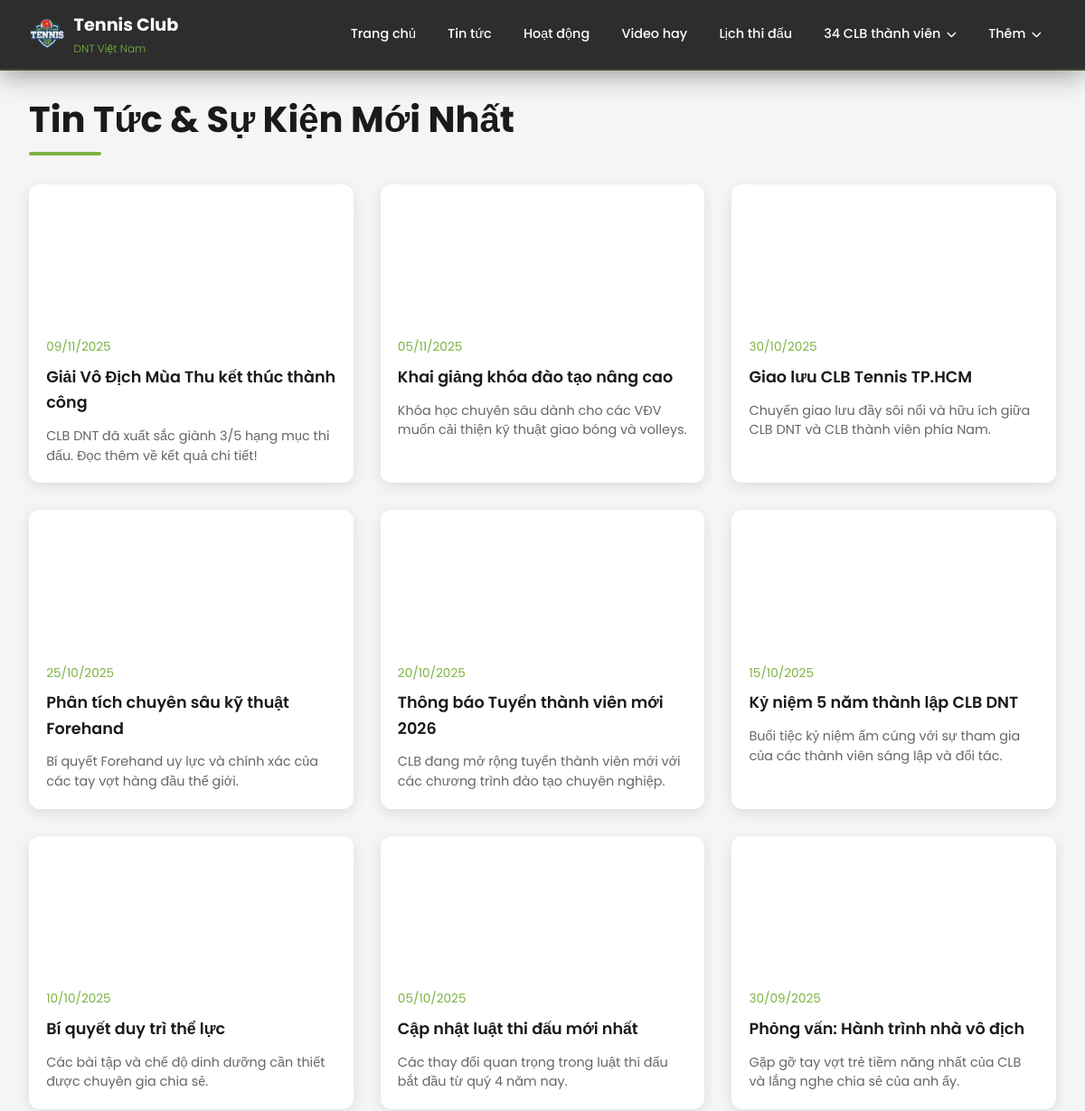
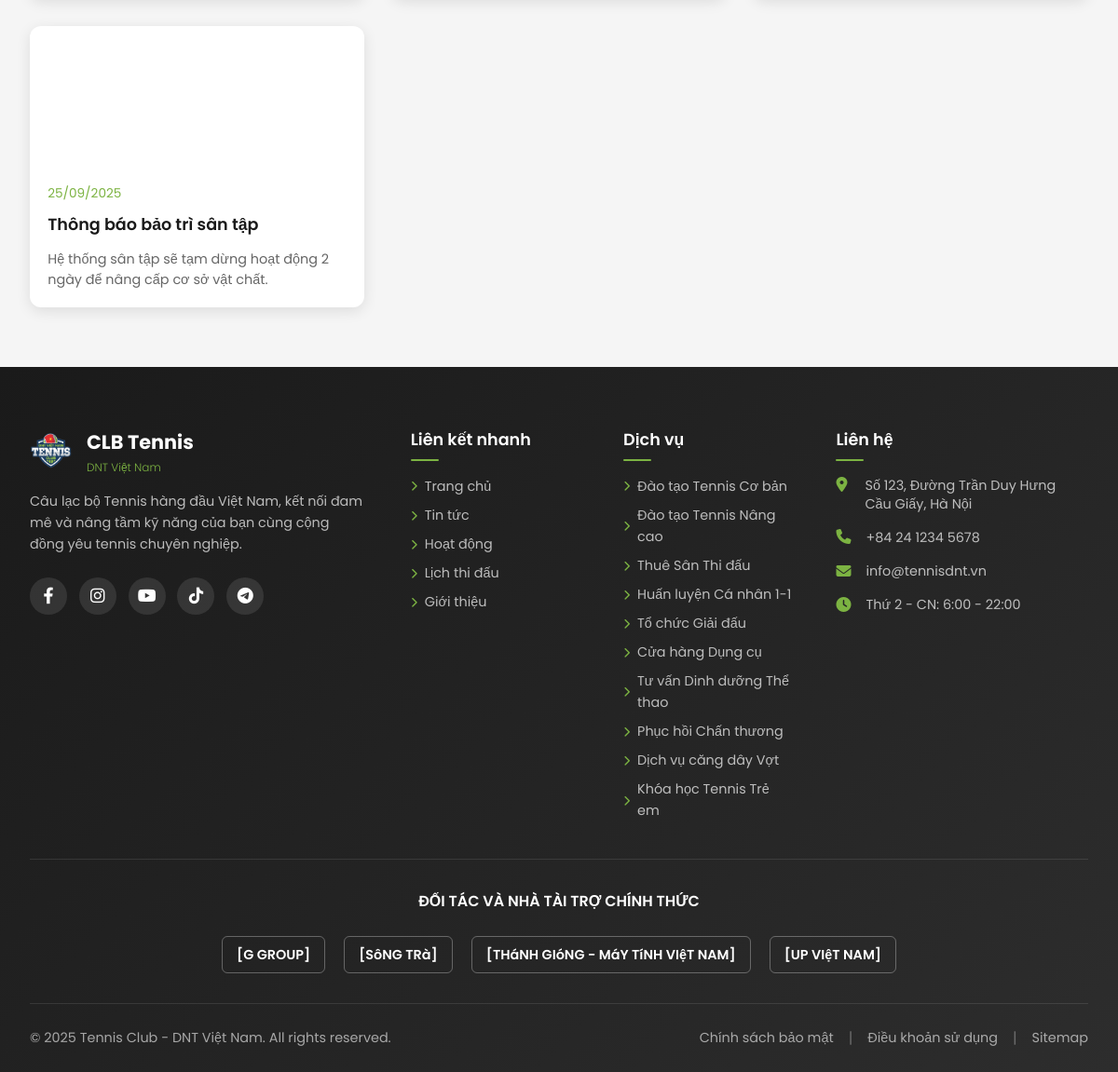
The app's page /tin-tuc.php with its own data (2 pictures, top to bottom).
### tables this page shows
CREATE TABLE IF NOT EXISTS `news` (
  `id` int NOT NULL AUTO_INCREMENT,
  `title` varchar(255) NOT NULL COMMENT 'Tiêu đề bài viết',
  `slug` varchar(255) NOT NULL COMMENT 'URL thân thiện',
  `image_url` varchar(255) DEFAULT NULL COMMENT 'Hình ảnh đại diện',
  `excerpt` text COMMENT 'Tóm tắt bài viết',
  `content` longtext NOT NULL COMMENT 'Nội dung chi tiết',
  `post_date` datetime NOT NULL COMMENT 'Ngày và Giờ đăng bài',
  `is_featured` tinyint(1) DEFAULT '0' COMMENT 'Có phải tin nổi bật không',
  PRIMARY KEY (`id`),
  UNIQUE KEY `slug` (`slug`)
);

CREATE TABLE IF NOT EXISTS `services` (
  `id` int NOT NULL AUTO_INCREMENT,
  `name` varchar(150) NOT NULL COMMENT 'Tên dịch vụ',
  `link` varchar(255) NOT NULL COMMENT 'Đường dẫn liên kết',
  `icon` varchar(50) DEFAULT NULL COMMENT 'Font Awesome icon class',
  PRIMARY KEY (`id`)
);

CREATE TABLE IF NOT EXISTS `sponsors` (
  `id` int NOT NULL AUTO_INCREMENT,
  `name` varchar(150) NOT NULL COMMENT 'Tên nhà tài trợ',
  `logo_url` varchar(255) DEFAULT NULL COMMENT 'Đường dẫn đến logo',
  `level` varchar(50) DEFAULT NULL COMMENT 'Cấp độ tài trợ (Kim Cương, Vàng, Bạc)',
  `website` varchar(255) DEFAULT NULL COMMENT 'Website của nhà tài trợ',
  `contact_email` varchar(100) DEFAULT NULL,
  PRIMARY KEY (`id`)
);

### tin-tuc.php (the view, shortened to what this page needs)
<?php
include 'header.php';
?>
    <main>
        <section class="news-page-section">
            <div class="container">
                <h1 class="section-title">Tin Tức & Sự Kiện Mới Nhất</h1>
                <div class="news-grid">
                    <?php
                    $sql_all_news = "SELECT post_date, title, excerpt, image_url, slug FROM news ORDER BY post_date DESC";
                    $result_all_news = $conn->query($sql_all_news);
                    if ($result_all_news->num_rows > 0) {
                        while($row = $result_all_news->fetch_assoc()) {
                            $formatted_date = date("d/m/Y", strtotime($row["post_date"]));
                            $detail_link = "chi-tiet-tin.php?slug=" . htmlspecialchars($row["slug"]);
                            echo '
                            <a href="' . $detail_link . '" class="news-card">
                                <div class="news-image" style="background-image: url(\'' . htmlspecialchars($row["image_url"]) . '\');"></div>
                                <div class="news-content">
                                    <div class="news-date">' . $formatted_date . '</div>
                                    <h3 class="news-title">' . htmlspecialchars($row["title"]) . '</h3>
                                    <p class="news-excerpt">' . htmlspecialchars($row["excerpt"]) . '</p>
                                </div>
                            </a>';
                        }
                    } else {
                        echo "<p style='text-align: center; width: 100%;'>Hiện tại không có bài viết tin tức nào.</p>";
                    }
                    ?>
                    </div>
            </div>
        </section>
    </main>
    <?php include 'footer.php'; ?>

### header.php (shortened to what this page needs)
<!DOCTYPE html>
<html lang="vi">
<head>
    <link rel="stylesheet" href="https://cdnjs.cloudflare.com/ajax/libs/font-awesome/6.4.0/css/all.min.css">
    <link rel="stylesheet" href="style.css">
</head>
<body>
    <header>
        <nav class="container">
            <div class="logo">
                <img src="img/logotn.png" alt="Logo DNT Việt Nam" class="site-logo">
                <div>
                    <div class="logo-text">Tennis Club</div>
                    <div class="logo-sub">DNT Việt Nam</div>
                </div>
            </div>
            <ul class="nav-menu" id="navMenu">
                <li><a href="index.php">Trang chủ</a></li>
                <li><a href="tin-tuc.php">Tin tức</a></li>
                <li><a href="hoat-dong.php">Hoạt động</a></li>
                <li><a href="video.php">Video hay</a></li>
                <li><a href="index.php#lich-thi-dau">Lịch thi đấu</a></li>
                <li class="dropdown">
                    <a href="#">34 CLB thành viên <i class="fas fa-chevron-down"></i></a>
                </li>
                <li class="dropdown">
                    <a href="#">Thêm <i class="fas fa-chevron-down"></i></a>
                </li>
            </ul>
        </nav>
    </header>

### footer.php (shortened to what this page needs)
    <footer>
        <div class="container">
            <div class="footer-main">
                <div class="footer-col about-col">
                    <div class="footer-logo">
                        <img src="img/logotn.png" alt="Logo DNT Việt Nam" class="site-logo footer-logo-img">
                        <div>
                            <div class="footer-logo-text">CLB Tennis</div>
                            <div class="footer-logo-sub">DNT Việt Nam</div>
                        </div>
                    </div>
                    <p class="footer-desc">Câu lạc bộ Tennis hàng đầu Việt Nam, kết nối đam mê và nâng tầm kỹ năng của bạn cùng cộng đồng yêu tennis chuyên nghiệp.</p>
                    <div class="social-icons">
                        <a href="#" class="social-icon facebook"><i class="fab fa-facebook-f"></i></a>
                        <a href="#" class="social-icon instagram"><i class="fab fa-instagram"></i></a>
                        <a href="#" class="social-icon youtube"><i class="fab fa-youtube"></i></a>
                        <a href="#" class="social-icon tiktok"><i class="fab fa-tiktok"></i></a>
                        <a href="#" class="social-icon telegram"><i class="fab fa-telegram-plane"></i></a>
                    </div>
                </div>
                <div class="footer-col">
                    <h3 class="footer-title">Liên kết nhanh</h3>
                    <ul class="footer-links">
                        <li><a href="index.php"><i class="fas fa-chevron-right"></i> Trang chủ</a></li>
                        <li><a href="tin-tuc.php"><i class="fas fa-chevron-right"></i> Tin tức</a></li>
                        <li><a href="hoat-dong.php"><i class="fas fa-chevron-right"></i> Hoạt động</a></li>
                        <li><a href="index.php#lich-thi-dau"><i class="fas fa-chevron-right"></i> Lịch thi đấu</a></li>
                        <li><a href="index.php#gioi-thieu"><i class="fas fa-chevron-right"></i> Giới thiệu</a></li>
                    </ul>
                </div>
                <div class="footer-col">
                    <h3 class="footer-title">Dịch vụ</h3>
                    <ul class="footer-links">
                        <?php
                        if (isset($conn)) {
                            $sql_services = "SELECT name, link FROM services ORDER BY id ASC";
                            $result_services = $conn->query($sql_services);
                            if ($result_services && $result_services->num_rows > 0) {
                                while($row = $result_services->fetch_assoc()) {
                                    $link = htmlspecialchars($row["link"]);
                                    $name = htmlspecialchars($row["name"]);
                                    echo '<li><a href="' . $link . '"><i class="fas fa-chevron-right"></i> ' . $name . '</a></li>';
                                }
                            } else {
                                echo '<li><a href="#"><i class="fas fa-chevron-right"></i> Đang cập nhật</a></li>';
                            }
                        }
                        ?>
                        </ul>
                </div>
                <div class="footer-col">
                    <h3 class="footer-title">Liên hệ</h3>
                    <ul class="footer-contact">
                        <li>
                            <i class="fas fa-map-marker-alt"></i>
                            <span>Số 123, Đường Trần Duy Hưng<br>Cầu Giấy, Hà Nội</span>
                        </li>
                        <li>
                            <i class="fas fa-phone"></i>
                            <span>+84 24 1234 5678</span>
                        </li>
                        <li>
                            <i class="fas fa-envelope"></i>
                            <span>info@tennisdnt.vn</span>
                        </li>
                        <li>
                            <i class="fas fa-clock"></i>
                            <span>Thứ 2 - CN: 6:00 - 22:00</span>
                        </li>
                    </ul>
                </div>
            </div>
            <div class="footer-partners">
                <h3 class="section-subtitle">ĐỐI TÁC VÀ NHÀ TÀI TRỢ CHÍNH THỨC</h3>
                <div class="partner-logos">
                    <?php
                    if (isset($conn)) {
                        $sql_sponsors = "SELECT name FROM sponsors ORDER BY level DESC, name ASC LIMIT 4";
                        $result_sponsors = $conn->query($sql_sponsors);
                        if ($result_sponsors && $result_sponsors->num_rows > 0) {
                            while($row = $result_sponsors->fetch_assoc()) {
                                echo '<span class="partner">[' . htmlspecialchars(strtoupper($row["name"])) . ']</span>';
                            }
                        } else {
                            echo '<span class="partner">[ĐANG CẬP NHẬT]</span>';
                        }
                    }
                    ?>
                    </div>
            </div>
            <div class="footer-bottom">
                <div class="footer-bottom-content">
                    <p>© 2025 Tennis Club - DNT Việt Nam. All rights reserved.</p>
                    <div class="footer-bottom-links">
                        <a href="#">Chính sách bảo mật</a>
                        <span>|</span>
                        <a href="#">Điều khoản sử dụng</a>
                        <span>|</span>
                        <a href="#">Sitemap</a>
                    </div>
                </div>
            </div>
        </div>
    </footer>
</body>
</html>

### records on screen
news: post_date "09/11/2025", title "Giải Vô Địch Mùa Thu kết thúc thành công", excerpt "CLB DNT đã xuất sắc giành 3/5 hạng mục thi đấu. Đọc thêm về kết quả chi tiết!"
news: post_date "05/11/2025", title "Khai giảng khóa đào tạo nâng cao", excerpt "Khóa học chuyên sâu dành cho các VĐV muốn cải thiện kỹ thuật giao bóng và volleys."
news: post_date "30/10/2025", title "Giao lưu CLB Tennis TP.HCM", excerpt "Chuyến giao lưu đầy sôi nổi và hữu ích giữa CLB DNT và CLB thành viên phía Nam."
news: post_date "25/10/2025", title "Phân tích chuyên sâu kỹ thuật Forehand", excerpt "Bí quyết Forehand uy lực và chính xác của các tay vợt hàng đầu thế giới."
news: post_date "20/10/2025", title "Thông báo Tuyển thành viên mới 2026", excerpt "CLB đang mở rộng tuyển thành viên mới với các chương trình đào tạo chuyên nghiệp."
news: post_date "15/10/2025", title "Kỷ niệm 5 năm thành lập CLB DNT", excerpt "Buổi tiệc kỷ niệm ấm cúng với sự tham gia của các thành viên sáng lập và đối tác."
news: post_date "10/10/2025", title "Bí quyết duy trì thể lực", excerpt "Các bài tập và chế độ dinh dưỡng cần thiết được chuyên gia chia sẻ."
news: post_date "05/10/2025", title "Cập nhật luật thi đấu mới nhất", excerpt "Các thay đổi quan trọng trong luật thi đấu bắt đầu từ quý 4 năm nay."
news: post_date "30/09/2025", title "Phỏng vấn: Hành trình nhà vô địch", excerpt "Gặp gỡ tay vợt trẻ tiềm năng nhất của CLB và lắng nghe chia sẻ của anh ấy."
news: post_date "25/09/2025", title "Thông báo bảo trì sân tập", excerpt "Hệ thống sân tập sẽ tạm dừng hoạt động 2 ngày để nâng cấp cơ sở vật chất."
services: name "Đào tạo Tennis Cơ bản"
services: name "Đào tạo Tennis Nâng cao"
services: name "Thuê Sân Thi đấu"
services: name "Huấn luyện Cá nhân 1-1"
services: name "Tổ chức Giải đấu"
services: name "Cửa hàng Dụng cụ"
services: name "Tư vấn Dinh dưỡng Thể thao"
services: name "Phục hồi Chấn thương"
services: name "Dịch vụ căng dây Vợt"
services: name "Khóa học Tennis Trẻ em"
sponsors: name "G GROUP"
sponsors: name "SôNG TRà"
sponsors: name "THáNH GIóNG - MáY TíNH VIệT NAM"
sponsors: name "UP VIệT NAM"
